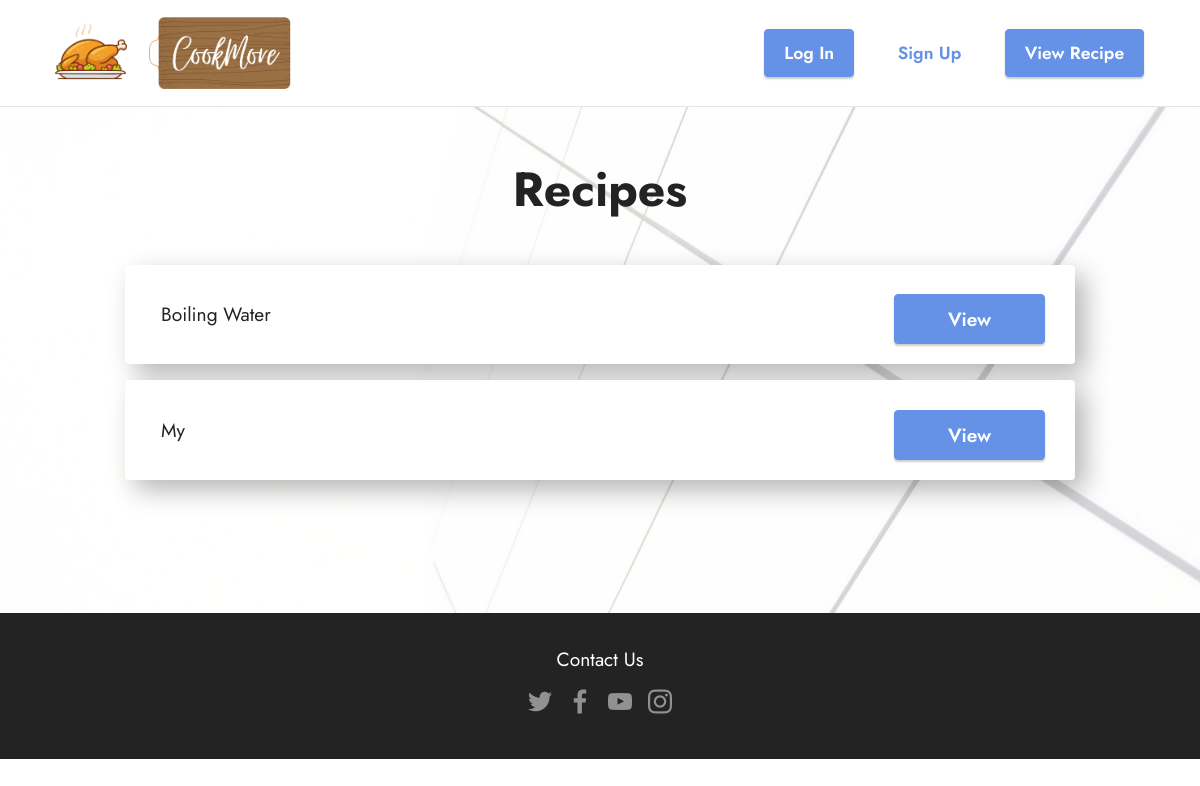
Before: /recipes/ with the older database file.
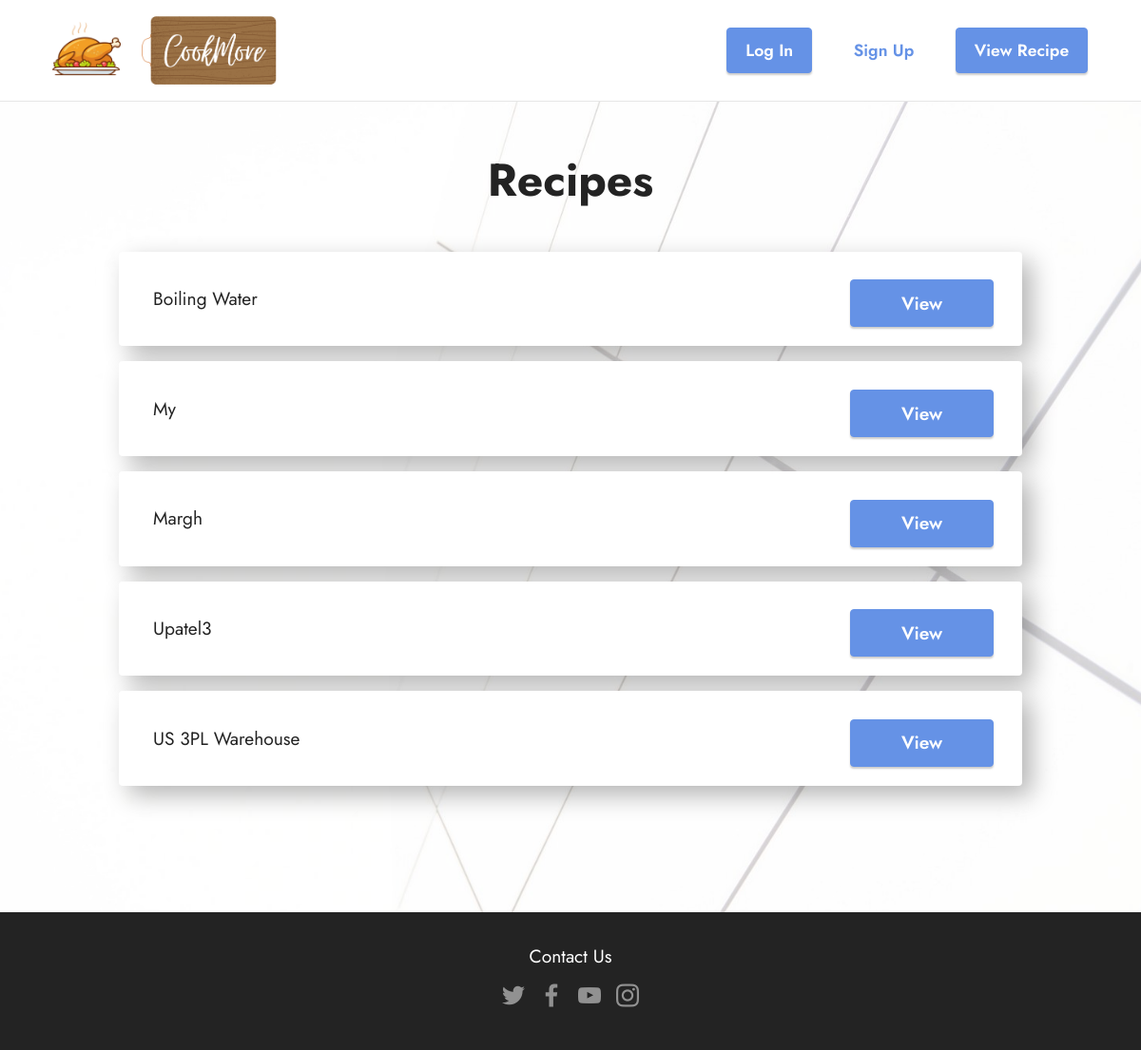
After: the same page with the newer database file.
### recipe/models.py (models this page shows)
class Recipe(models.Model):
    recipe_name = models.CharField(max_length=255)
    recipe_steps = models.CharField(max_length=255)
    recipe_prep_time = models.DurationField()
    recipe_cook_time = models.DurationField()
    recipe_servings = models.IntegerField()
    recipe_image = models.FileField(upload_to='images')
    recipe_ingredient = models.ManyToManyField('Ingredient')
    recipe_favourites = models.ManyToManyField(settings.AUTH_USER_MODEL, blank=True)
    recipe_chef = models.ForeignKey(settings.AUTH_USER_MODEL, on_delete=models.CASCADE, related_name='creater')
    def __str__(self):
        return self.recipe_name

### recipe/views.py (the view)
# urls.py: path('recipes/', views.view_recipes, name="view-recipes"),
def view_recipes(request):
    recipes = Recipe.objects.all()
    context = { 'recipes' : recipes }
    return render(request, "recipe/view_recipes.html", context=context)

### recipe/templates/recipe/view_recipes.html (shortened to what this page needs)
{% load static %}
{% include 'header.html' %}
<section class=" cid-sot7C68He7" id="form7-w">
    <div class="container">
        <div class="mbr-section-head">
            <h3 class="mbr-section-title mbr-fonts-style align-center mb-0 display-2">
                <strong>Recipes</strong></h3>
        </div>
        <div class="row justify-content-center mt-4">
            <ul class="col-sm-10" style="list-style-type:none;">
                {% for recipe in recipes %}
                    <li class="my-3">
                        <div class="card">
                            <div class="card-body row d-flex align-items-center" style="
                            background-color: #fff;
                            background-clip: border-box;
                            border-radius: .25rem;
                            box-shadow: 10px 10px 26px 0px rgba(0,0,0,0.29);
                        ">
                                <p class="mbr-section-title mbr-fonts-style mb-0 display-7 col">
                                    {{recipe}}
                                </p>
                                <a href="{% url 'recipe-details' recipe.id %}" class="col-sm-2 mbr-fonts-style mb-0 display-7 btn btn-primary">View</a>
                            </div>
                        </div>
                    </li>
                {% endfor %}
            </ul>
        </div>
    </div>
</section>
{% include 'footer.html' %}

### recipe/templates/header.html (shortened to what this page needs)
{% load static %}
<!DOCTYPE html>
<html  >
<head>
  <link rel="stylesheet" href="{% static 'assets/web/assets/mobirise-icons2/mobirise2.css' %}">
  <link rel="stylesheet" href="{% static 'assets/tether/tether.min.css' %}">
  <link rel="stylesheet" href="{% static 'assets/bootstrap/css/bootstrap.min.css' %}">
  <link rel="stylesheet" href="{% static 'assets/bootstrap/css/bootstrap-grid.min.css' %}">
  <link rel="stylesheet" href="{% static 'assets/bootstrap/css/bootstrap-reboot.min.css' %}">
  <link rel="stylesheet" href="{% static 'assets/dropdown/css/style.css' %}">
  <link rel="stylesheet" href="{% static 'assets/socicon/css/styles.css' %}">
  <link rel="stylesheet" href="{% static 'assets/theme/css/style.css' %}">
  <link rel="stylesheet" href="{% static 'assets/mobirise/css/mbr-additional.css' %}" type="text/css">
</head>
<body>
  <section class="menu cid-s48OLK6784" once="menu" id="menu1-h">
    <nav class="navbar navbar-dropdown navbar-fixed-top navbar-expand-lg">
        <div class="container">
            <div class="navbar-brand">
                <span class="navbar-logo">
                    <a href="{% url 'index' %}">
                        <img src="{% static 'assets/images/turkey.jpg' %}" alt="CookMore" style="height: 90px;">
                    </a>
                </span>
                <span class="navbar-caption-wrap"><a class="navbar-caption display-1" href="{% url 'index' %}"><img src="{% static 'assets/images/CookMore.png' %}" style="max-height: 80px; max-width: 200px;" alt="CookMore"></a></span>
            </div>
            <div class="collapse navbar-collapse" id="navbarSupportedContent">
                {% if request.user.is_authenticated %}
                <div class="navbar-buttons"><span class = "mbr-section-subtitle align-center mbr-fonts-style mb-4 display-7">Welcome, {{  request.user.first_name  }}</span>
                    <a class="btn btn-primary display-4" href="{% url 'view-recipes' %}">View Recipe</a>
                    <a class="btn btn-primary display-4" href="{% url 'add-recipe' %}">Add Recipe</a>
                    <a class="btn btn-primary display-4" href="{% url 'log-out' %}">Log Out</a></div>
                {% else %}
                    <div class="navbar-buttons"><a class="btn btn-primary display-4" href="{% url 'log-in' %}">Log In</a> <a class="btn btn-primary-outline display-4" href="{% url 'sign-up' %}">Sign Up</a>
                        <a class="btn btn-primary display-4" href="{% url 'view-recipes' %}">View Recipe</a>
                    </div>
                {% endif %}
            </div>
        </div>
    </nav>
</section></br>

### recipe/templates/footer.html (shortened to what this page needs)
{% load static %}
<section class="footer3 cid-s48P1Icc8J" once="footers" id="footer3-i">
    <div class="container">
        <div class="media-container-row align-center mbr-white">
            <div class="row row-links">
                <ul class="foot-menu">
                <li class="foot-menu-item mbr-fonts-style display-7"></li><li class="foot-menu-item mbr-fonts-style display-7">Contact Us</li><li class="foot-menu-item mbr-fonts-style display-7"></li></ul>
            </div>
            <div class="row social-row">
                <div class="social-list align-right pb-2">
                    <div class="soc-item">
                        <a href="https://twitter.com/mobirise" target="_blank">
                            <span class="socicon-twitter socicon mbr-iconfont mbr-iconfont-social"></span>
                        </a>
                    </div><div class="soc-item">
                        <a href="https://www.facebook.com/pages/Mobirise/1616226671953247" target="_blank">
                            <span class="socicon-facebook socicon mbr-iconfont mbr-iconfont-social"></span>
                        </a>
                    </div><div class="soc-item">
                        <a href="https://www.youtube.com/c/mobirise" target="_blank">
                            <span class="socicon-youtube socicon mbr-iconfont mbr-iconfont-social"></span>
                        </a>
                    </div><div class="soc-item">
                        <a href="https://instagram.com/mobirise" target="_blank">
                            <span class="mbr-iconfont mbr-iconfont-social socicon-instagram socicon"></span>
                        </a>
                    </div>
                </div>
            </div>
        </div>
    </div>
</section>
</body>
</html>

### recipe/static/assets/dropdown/css/style.css (style rules this page uses)
.navbar-dropdown { left: 0; padding: 0; position: absolute; right: 0; top: 0; transition: all 0.45s ease; z-index: 1030; background: #282828; }
.navbar-dropdown .navbar-logo { margin-right: 0.8rem; transition: margin 0.3s ease-in-out; vertical-align: middle; }
.navbar-dropdown .navbar-logo img { height: 3.125rem; transition: all 0.3s ease-in-out; }
.navbar-dropdown .navbar-caption { font-weight: 700; white-space: normal; vertical-align: -4px; line-height: 3.125rem !important; }
.navbar-dropdown .navbar-caption, .navbar-dropdown .navbar-caption:hover { color: inherit; text-decoration: none; }
.navbar-dropdown.navbar-fixed-top { position: fixed; }
.navbar-dropdown .navbar-brand span { vertical-align: -4px; }

### recipe/static/assets/theme/css/style.css (style rules this page uses)
section { background-color: #ffffff; }
body { font-style: normal; line-height: 1.5; font-weight: 400; color: #232323; position: relative; }
section, .container, .container-fluid { position: relative; word-wrap: break-word; }
a { font-style: normal; font-weight: 400; cursor: pointer; }
a, a:hover { text-decoration: none; }
.mbr-section-title { font-style: normal; line-height: 1.3; }
h1, h2, h3, h4, h5, h6, .display-1, .display-2, .display-4, .display-5, .display-7, p, a { line-height: 1; word-break: break-word; word-wrap: break-word; font-weight: 400; }
b, strong { font-weight: bold; }
section { background-position: 50% 50%; background-repeat: no-repeat; background-size: cover; }
.mbr-white { color: #ffffff; }
.align-center { text-align: center; }
.align-right { text-align: right; }
.media-container-row { display: -webkit-box; display: -ms-flexbox; display: flex; -webkit-box-orient: horizontal; -webkit-box-direction: normal; -ms-flex-direction: row; flex-direction: row; -ms-flex-wrap: wrap; flex-wrap: wrap; -webkit-box-pack: center; -ms-flex-pack: center; justify-content: center; -ms-flex-line-pack: center; align-content: center; -webkit-box-align: start; -ms-flex-align: start; align-items: start; }
@media (min-width: 992px) { .media-container-row { -ms-flex-wrap: nowrap; flex-wrap: nowrap; } }
img, iframe { display: block; width: 100%; }
.card { background-color: transparent; border: none; }
.btn { font-weight: 600; border-width: 1px; font-style: normal; margin: 0.6rem 0.6rem; white-space: normal; -webkit-transition: all 0.2s ease-in-out; transition: all 0.2s ease-in-out; display: -webkit-inline-box; display: -ms-inline-flexbox; display: inline-flex; -webkit-box-align: center; -ms-flex-align: center; align-items: center; -webkit-box-pack: center; -ms-flex-pack: center; justify-content: center; word-break: break-word; }
.menu .navbar-brand { display: -webkit-flex; }
.menu .navbar-brand span { display: -webkit-box; display: -ms-flexbox; display: flex; display: -webkit-flex; }
.menu .navbar-brand .navbar-caption-wrap { display: -webkit-flex; }
.menu .navbar-brand .navbar-logo img { display: -webkit-flex; }
.navbar { display: -webkit-flex; -webkit-flex-wrap: wrap; -webkit-align-items: center; -webkit-justify-content: space-between; }
.navbar-collapse { -webkit-flex-basis: 100%; -webkit-flex-grow: 1; -webkit-align-items: center; }
.row { display: -webkit-flex; -webkit-flex-wrap: wrap; }
.justify-content-center { -webkit-justify-content: center; }
html, body { height: auto; min-height: 100vh; }
ul, ol, pre, blockquote { margin-bottom: 2.3125rem; }
.mt-4 { margin-top: 2rem !important; }
@media (min-width: 992px) { .container { padding-left: 16px; padding-right: 16px; } }
@media (min-width: 992px) { .row { margin-left: -16px; margin-right: -16px; } }
@media (min-width: 992px) { .row > [class*="col"] { padding-left: 16px; padding-right: 16px; } }

Changed rows visible on the page:
added Recipe: recipe_name "Margh"
added Recipe: recipe_name "Upatel3"
added Recipe: recipe_name "US 3PL Warehouse"
